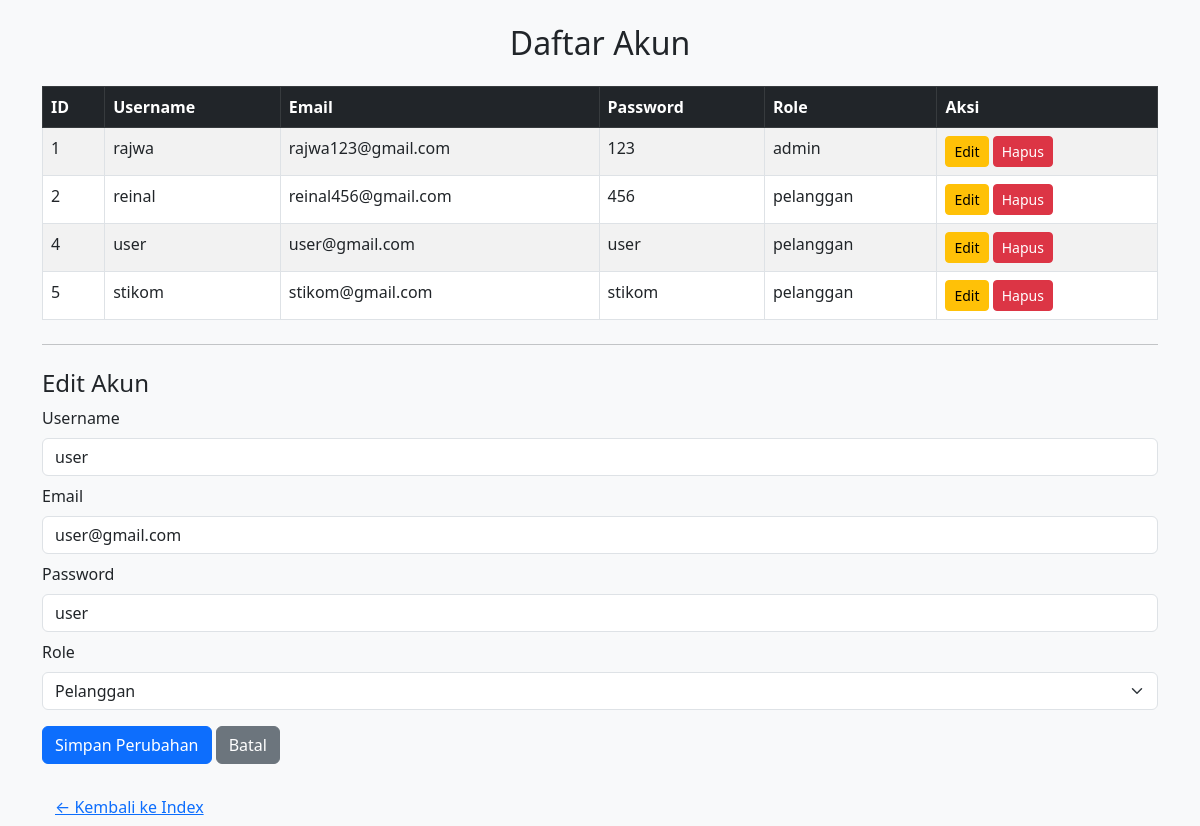
The page /account.php?edit=4 on the database its author committed.
### tables this page shows
CREATE TABLE `akun` (
  `id` int NOT NULL,
  `username` varchar(50) NOT NULL,
  `email` varchar(50) NOT NULL,
  `password` varchar(100) NOT NULL,
  `role` enum('admin','pelanggan') NOT NULL
);

### account.php (the view, shortened to what this page needs)
<?php
include 'config.php';
$data = mysqli_query($koneksi, "SELECT * FROM akun");
$editMode = false;
if (isset($_GET['edit'])) {
    $editMode = true;
    $idEdit = $_GET['edit'];
    $result = mysqli_query($koneksi, "SELECT * FROM akun WHERE id=$idEdit");
    $akunEdit = mysqli_fetch_assoc($result);
}
?>
<!DOCTYPE html>
<html>
<head>
    <link href="https://cdn.jsdelivr.net/npm/bootstrap@5.3.0/dist/css/bootstrap.min.css" rel="stylesheet">
</head>
<body class="bg-light">
<div class="container mt-4">
    <h2 class="mb-4 text-center">Daftar Akun</h2>
    <table class="table table-bordered table-striped">
        <thead class="table-dark">
            <tr>
                <th>ID</th>
                <th>Username</th>
                <th>Email</th>
                <th>Password</th>
                <th>Role</th>
                <th>Aksi</th>
            </tr>
        </thead>
        <tbody>
        <?php while ($row = mysqli_fetch_assoc($data)) : ?>
            <tr>
                <td><?= $row['id'] ?></td>
                <td><?= $row['username'] ?></td>
                <td><?= $row['email'] ?></td>
                <td><?= $row['password'] ?></td>
                <td><?= $row['role'] ?></td>
                <td>
                    <a href="account.php?edit=<?= $row['id'] ?>" class="btn btn-sm btn-warning">Edit</a>
                    <a href="account.php?hapus=<?= $row['id'] ?>" class="btn btn-sm btn-danger" onclick="return confirm('Hapus akun ini?')">Hapus</a>
                </td>
            </tr>
        <?php endwhile; ?>
        </tbody>
    </table>
    <hr class="my-4">
    <h4><?= $editMode ? "Edit Akun" : "Tambah Akun" ?></h4>
    <form method="post" action="account.php">
        <div class="mb-2">
            <label class="form-label">Username</label>
            <input type="text" name="username" class="form-control" required value="<?= $editMode ? $akunEdit['username'] : '' ?>">
        </div>
        <div class="mb-2">
            <label class="form-label">Email</label>
            <input type="email" name="email" class="form-control" required value="<?= $editMode ? $akunEdit['email'] : '' ?>">
        </div>
        <div class="mb-2">
            <label class="form-label">Password</label>
            <input type="text" name="password" class="form-control" required value="<?= $editMode ? $akunEdit['password'] : '' ?>">
        </div>
        <div class="mb-3">
            <label class="form-label">Role</label>
            <select name="role" class="form-select" required>
                <option value="pelanggan" <?= ($editMode && $akunEdit['role'] == 'pelanggan') ? 'selected' : '' ?>>Pelanggan</option>
            </select>
        </div>
        <button type="submit" name="<?= $editMode ? 'edit' : 'tambah' ?>" class="btn btn-primary">
            <?= $editMode ? 'Simpan Perubahan' : 'Tambah Akun' ?>
        </button>
        <a href="account.php" class="btn btn-secondary">Batal</a>
    </form>
    <div class="mt-4">
        <a href="index.php" class="btn btn-link">← Kembali ke Index</a>
    </div>
</div>
</body>
</html>

### rows shown on the page
akun: id "1", username "rajwa", email "rajwa123@gmail.com", password "123", role "admin"
akun: id "2", username "reinal", email "reinal456@gmail.com", password "456", role "pelanggan"
akun: id "4", username "user", email "user@gmail.com", password "user", role "pelanggan", role "Pelanggan"
akun: id "5", username "stikom", email "stikom@gmail.com", password "stikom", role "pelanggan"
